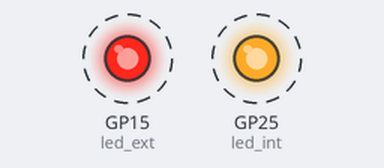
Recording of a program running on a simulated Raspberry Pi Pico running MicroPython. Parts: output pins drawn as LEDs (lit = HIGH). Wiring (from the project's diagram.json): red LED on GP15. Dashed ring = blinking. What the program prints to the serial console is not drawn.

Above: at 0.2 s.
Timing chart, 0 to 3.0 s (numbered marks = the images above):
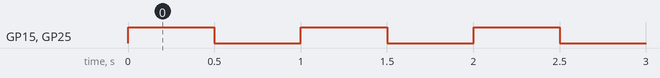

The program:

main.py
```python
# Proyecto guiado 1 — Blink: parpadeo del LED integrado y un LED externo
from machine import Pin
import time

led_ext = Pin(15, Pin.OUT)
led_int = Pin("LED", Pin.OUT)

while True:
    led_ext.toggle()
    led_int.toggle()
    print("LED:", "ON " if led_ext.value() else "OFF")
    time.sleep(0.5)
```

Measured:
- by itself, GP15 (led_ext), GP25 (led_int): alternates HIGH for 0.50 s and LOW for 0.50 s
